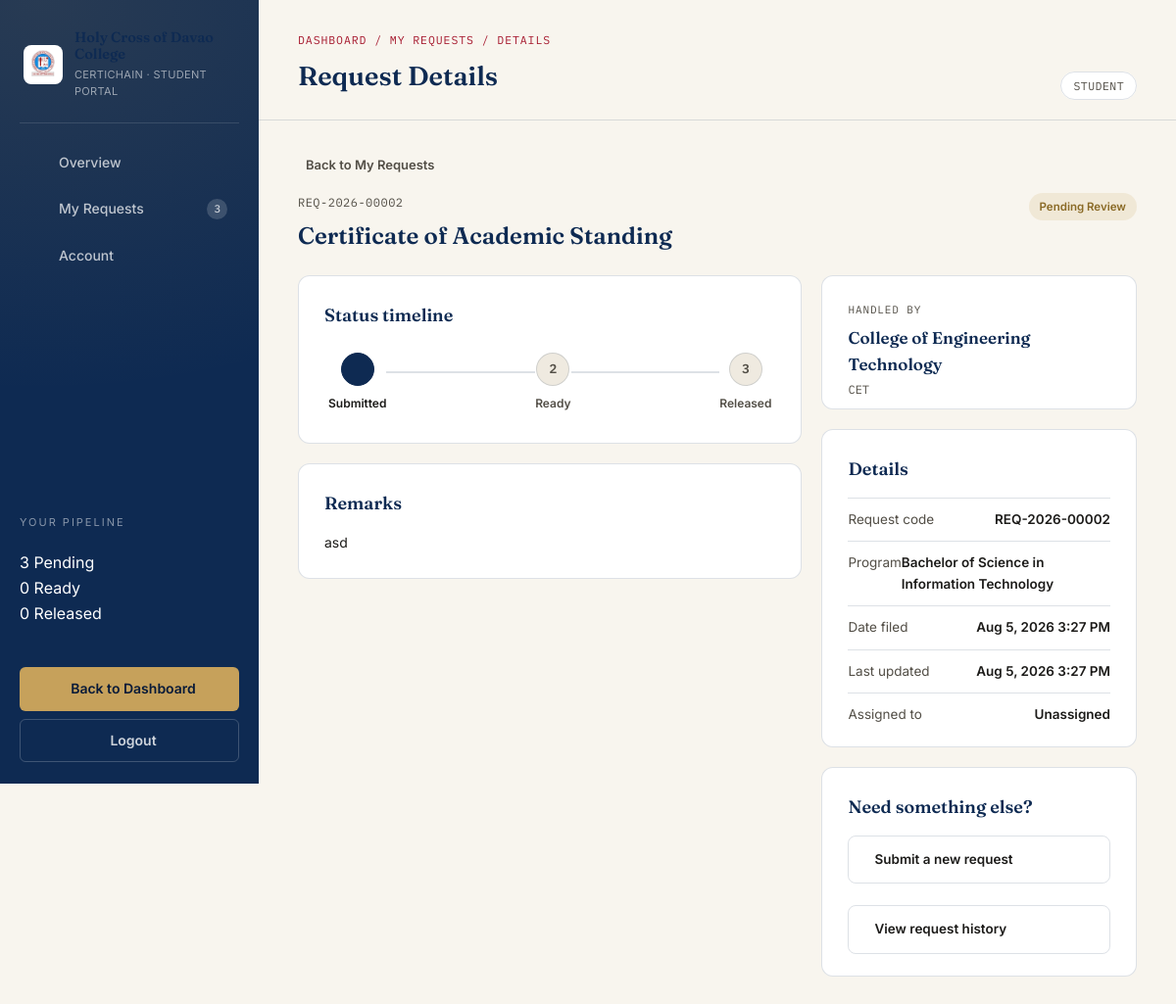
/student/view_request.php?code=REQ-2026-00002 (signed in), run on the app's committed database.
### tables this page shows
CREATE TABLE `requests` (
  `request_id` int(11) NOT NULL,
  `request_code` varchar(30) NOT NULL,
  `requester_user_id` int(11) NOT NULL,
  `requester_role` enum('student','alumni') NOT NULL,
  `program_id` int(11) NOT NULL,
  `college_id` int(11) NOT NULL,
  `document_type_id` int(11) NOT NULL,
  `status` enum('pending_review','requirements_incomplete','under_verification','approved','awaiting_payment','payment_verified','scheduled','completed','rejected','cancelled') NOT NULL DEFAULT 'pending_review',
  `assigned_employee_id` int(11) DEFAULT NULL,
  `remarks` text DEFAULT NULL,
  `created_at` timestamp NOT NULL DEFAULT current_timestamp(),
  `updated_at` timestamp NOT NULL DEFAULT current_timestamp() ON UPDATE current_timestamp()
);

CREATE TABLE `document_types` (
  `document_type_id` int(11) NOT NULL,
  `category_id` int(10) UNSIGNED DEFAULT NULL,
  `document_name` varchar(150) NOT NULL,
  `description` text DEFAULT NULL,
  `is_active` tinyint(1) DEFAULT 1
);

CREATE TABLE `colleges` (
  `college_id` int(11) NOT NULL,
  `college_code` varchar(20) NOT NULL,
  `college_name` varchar(150) NOT NULL,
  `is_active` tinyint(1) NOT NULL DEFAULT 1,
  `created_at` timestamp NOT NULL DEFAULT current_timestamp()
);

CREATE TABLE `programs` (
  `program_id` int(11) NOT NULL,
  `college_id` int(11) NOT NULL,
  `program_name` varchar(200) NOT NULL,
  `degree_code` varchar(30) NOT NULL,
  `degree_level` enum('undergraduate','masters','doctoral') NOT NULL DEFAULT 'undergraduate',
  `is_active` tinyint(1) NOT NULL DEFAULT 1
);

### student/view_request.php (the view, shortened to what this page needs)
<?php
require_once __DIR__ . '/../config/db.php';
$userId    = (int) $_SESSION['user_id'];
$role      = $_SESSION['role'];
$requestCode = isset($_GET['code']) ? trim((string) $_GET['code']) : '';
$stats = [
    'total'    => 0,
    'pending'  => 0,
    'ready'    => 0,
    'released' => 0,
];
try {
    $stmt = $pdo->prepare(
        'SELECT status, COUNT(*) AS c
         FROM requests
         WHERE requester_user_id = :uid
         GROUP BY status'
    );
    $stmt->execute([':uid' => $userId]);
    foreach ($stmt->fetchAll() as $r) {
        $status = strtolower((string) $r['status']);
        $count  = (int) $r['c'];
        $stats['total'] += $count;
        if (in_array($status, ['pending_review', 'pending', 'processing', 'under_review'], true)) {
            $stats['pending'] += $count;
        } elseif (in_array($status, ['ready', 'ready_for_pickup', 'approved'], true)) {
            $stats['ready'] += $count;
        } elseif (in_array($status, ['released', 'completed', 'claimed'], true)) {
            $stats['released'] += $count;
        }
    }
} catch (\PDOException $e) {
}
$pipelineHasPending  = $stats['pending']  > 0;
$pipelineHasReady    = $stats['ready']    > 0;
$pipelineHasReleased = $stats['released'] > 0;
$request  = null;
$dbError  = false;
$notFound = false;
try {
   $stmt = $pdo->prepare(
        "SELECT r.request_id, r.request_code, r.status, r.remarks,
                r.created_at, r.updated_at, r.assigned_employee_id,
                dt.document_name AS cert_name,
                c.college_name, c.college_code,
                p.program_name
         FROM requests r
         LEFT JOIN document_types dt ON dt.document_type_id = r.document_type_id
         LEFT JOIN colleges c        ON c.college_id = r.college_id
         LEFT JOIN programs p        ON p.program_id = r.program_id
         WHERE r.request_code = :code
           AND r.requester_user_id = :uid
         LIMIT 1"
    );
    $stmt->execute([':code' => $requestCode, ':uid' => $userId]);
    $request = $stmt->fetch();
} catch (\PDOException $e) {
    $dbError = true;
}
$assignedName = null;
function statusBadgeClass(string $status): string
{
    $s = strtolower($status);
    if (in_array($s, ['pending_review', 'pending', 'processing', 'under_review'], true)) return 'badge-pending';
    return 'badge-pending';
}
function timelineStep(string $status): string
{
    $s = strtolower($status);
    return 'submitted';
}
$currentStep = $request ? timelineStep((string) $request['status']) : 'submitted';
$isRejected  = $currentStep === 'rejected';
$stepOrder = ['submitted', 'ready', 'released'];
$currentIndex = $isRejected ? 0 : array_search($currentStep, $stepOrder, true);
?>
<!DOCTYPE html>
<html lang="en">
<head>
    <link rel="stylesheet"
        href="https://cdnjs.cloudflare.com/ajax/libs/tabler-icons/2.44.0/iconfont/tabler-icons.min.css">
    <link rel="stylesheet" href="../public/assets/css/index.css">
    <link rel="stylesheet" href="../public/assets/css/student-dashboard.css">
    <link rel="stylesheet" href="../public/assets/css/view_request.css">
</head>
<body>
    <div class="app-shell">
        <aside class="sidebar" id="sidebar">
            <div class="sidebar-brand">
                <img class="crest" src="../public/assets/logo/hcdc-logo.jpg" alt="Holy Cross of Davao College logo">
                <div class="brand-text">
                    <div class="school">Holy Cross of Davao College</div>
                    <div class="office">CertiChain &middot; Student Portal</div>
                </div>
            </div>
            <nav class="side-nav" id="dash-nav">
                <a href="dashboard.php">
                    <i class="ti ti-layout-dashboard"></i>Overview
                </a>
                <a href="dashboard.php#requests">
                    <i class="ti ti-file-text"></i>My Requests
                    <?php if ($stats['total'] > 0): ?><span class="side-nav-count"><?= (int) $stats['total'] ?></span><?php endif; ?>
                </a>
                <a href="dashboard.php#account">
                    <i class="ti ti-user"></i>Account
                </a>
            </nav>
            <div class="chain-status" aria-label="Your request pipeline">
                <div class="chain-status-label">Your pipeline</div>
                <div class="chain-track">
                    <div class="chain-node <?= $pipelineHasPending ? 'lit lit-pending' : '' ?>">
                        <span class="chain-num"><?= (int) $stats['pending'] ?></span>
                        <span class="chain-tag">Pending</span>
                    </div>
                    <div class="chain-node <?= $pipelineHasReady ? 'lit lit-ready' : '' ?>">
                        <span class="chain-num"><?= (int) $stats['ready'] ?></span>
                        <span class="chain-tag">Ready</span>
                    </div>
                    <div class="chain-node <?= $pipelineHasReleased ? 'lit lit-released' : '' ?>">
                        <span class="chain-num"><?= (int) $stats['released'] ?></span>
                        <span class="chain-tag">Released</span>
                    </div>
                </div>
            </div>
            <div class="sidebar-footer">
                <a href="dashboard.php" class="btn btn-gold btn-block">
                    <i class="ti ti-arrow-left"></i>Back to Dashboard
                </a>
                <a href="../auth/logout.php" class="btn btn-ghost-dark btn-block">
                    <i class="ti ti-logout"></i>Logout
                </a>
            </div>
        </aside>
        <div class="main-col">
            <header class="topbar">
                <div>
                    <div class="topbar-eyebrow">Dashboard / My Requests / Details</div>
                    <h1>Request Details</h1>
                </div>
                <div class="topbar-right">
                    <span class="role-chip"><?= htmlspecialchars(ucfirst($role)) ?></span>
                </div>
            </header>
            <main class="dash-content dash-content-wide">
                <?php if ($dbError): ?>
                    <div class="dash-card">
                        <div class="empty-state">
                            <i class="ti ti-alert-triangle"></i>
                            Couldn't load this request right now. Please try again later.
                        </div>
                    </div>
                <?php else: ?>
                    <a href="dashboard.php#requests" class="back-link">
                        <i class="ti ti-arrow-left"></i>Back to My Requests
                    </a>
                    <div class="view-req-head">
                        <div>
                            <div class="view-req-code"><?= htmlspecialchars($request['request_code'] ?? ('#' . $request['request_id'])) ?></div>
                            <h2 class="view-req-title"><?= htmlspecialchars($request['cert_name'] ?? 'Certificate Request') ?></h2>
                        </div>
                        <span class="badge <?= statusBadgeClass((string) $request['status']) ?>">
                            <?= htmlspecialchars(str_replace('_', ' ', (string) $request['status'])) ?>
                        </span>
                    </div>
                    <div class="req-form-layout">
                        <div>
                            <div class="dash-card">
                                <div class="dash-card-head">
                                    <h2>Status timeline</h2>
                                </div>
                                <?php if ($isRejected): ?>
                                    <div class="timeline timeline-rejected">
                                        <div class="timeline-step done">
                                            <span class="timeline-dot"><i class="ti ti-check"></i></span>
                                            <span class="timeline-label">Submitted</span>
                                        </div>
                                        <div class="timeline-bar done rejected"></div>
                                        <div class="timeline-step done rejected">
                                            <span class="timeline-dot"><i class="ti ti-x"></i></span>
                                            <span class="timeline-label">Rejected</span>
                                        </div>
                                    </div>
                                    <p class="note" style="margin-top:14px;">
                                        This request was not approved. See remarks below, or contact the office
                                        that handles your program for details.
                                    </p>
                                <?php else: ?>
                                    <div class="timeline">
                                        <?php foreach ($stepOrder as $i => $step): ?>
                                            <?php
                                                $labels = ['submitted' => 'Submitted', 'ready' => 'Ready', 'released' => 'Released'];
                                                $isDone = $i <= $currentIndex;
                                            ?>
                                            <div class="timeline-step <?= $isDone ? 'done' : '' ?>">
                                                <span class="timeline-dot">
                                                    <?= $isDone ? '<i class="ti ti-check"></i>' : ($i + 1) ?>
                                                </span>
                                                <span class="timeline-label"><?= $labels[$step] ?></span>
                                            </div>
                                            <?php if ($i < count($stepOrder) - 1): ?>
                                                <div class="timeline-bar <?= $i < $currentIndex ? 'done' : '' ?>"></div>
                                            <?php endif; ?>
                                        <?php endforeach; ?>
                                    </div>
                                <?php endif; ?>
                            </div>
                            <div class="dash-card">
                                <div class="dash-card-head">
                                    <h2>Remarks</h2>
                                </div>
                                <?php if (!empty($request['remarks'])): ?>
                                    <p class="remarks-text"><?= nl2br(htmlspecialchars($request['remarks'])) ?></p>
                                <?php else: ?>
                                    <p class="note">No remarks were added with this request.</p>
                                <?php endif; ?>
                            </div>
                        </div>
                        <div>
                            <div class="dash-card routing-card">
                                <div class="label">Handled by</div>
                                <div class="college-name"><?= htmlspecialchars($request['college_name'] ?? 'Not yet assigned') ?></div>
                                <?php if (!empty($request['college_code'])): ?>
                                    <div class="college-code"><?= htmlspecialchars($request['college_code']) ?></div>
                                <?php endif; ?>
                            </div>
                            <div class="dash-card">
                                <div class="dash-card-head">
                                    <h2>Details</h2>
                                </div>
                                <div class="account-row">
                                    <span class="k">Request code</span>
                                    <span class="v"><?= htmlspecialchars($request['request_code'] ?? ('#' . $request['request_id'])) ?></span>
                                </div>
                                <div class="account-row">
                                    <span class="k">Program</span>
                                    <span class="v"><?= htmlspecialchars($request['program_name'] ?? 'Not specified') ?></span>
                                </div>
                                <div class="account-row">
                                    <span class="k">Date filed</span>
                                    <span class="v"><?= htmlspecialchars(date('M j, Y g:i A', strtotime((string) $request['created_at']))) ?></span>
                                </div>
                                <div class="account-row">
                                    <span class="k">Last updated</span>
                                    <span class="v"><?= htmlspecialchars(date('M j, Y g:i A', strtotime((string) $request['updated_at']))) ?></span>
                                </div>
                                <div class="account-row">
                                    <span class="k">Assigned to</span>
                                    <span class="v"><?= htmlspecialchars($assignedName ?: ($request['assigned_employee_id'] ? 'Staff assigned' : 'Unassigned')) ?></span>
                                </div>
                            </div>
                            <div class="dash-card">
                                <div class="dash-card-head">
                                    <h2>Need something else?</h2>
                                </div>
                                <div class="quick-actions">
                                    <a href="submit_request.php" class="quick-action">
                                        <i class="ti ti-file-certificate"></i>Submit a new request
                                    </a>
                                    <a href="dashboard.php#requests" class="quick-action">
                                        <i class="ti ti-history"></i>View request history
                                    </a>
                                </div>
                            </div>
                        </div>
                    </div>
                <?php endif; ?>
            </main>
        </div>
    </div>
</body>
</html>

### data on the page
requests: request_code "REQ-2026-00002", document_type.document_name "Certificate of Academic Standing", status "Pending Review", remarks "asd", college.college_name "College of Engineering Technology", college.college_code "CET", program.program_name "Bachelor of Science in Information Technology", created_at "Aug 5, 2026 3:27 PM", updated_at "Aug 5, 2026 3:27 PM", assigned_employee "Unassigned"

### other printed values
$stats['total'] "3"
$stats['pending'] "3"
$stats['ready'] "0"
$stats['released'] "0"
$role "STUDENT"
$labels[$step] "Submitted"
$labels[$step] "Ready"
$labels[$step] "Released"
